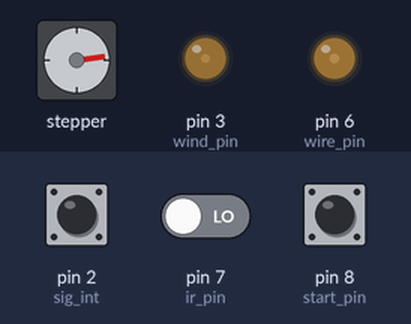
A sketch run on a simulated Arduino Uno, built with avr-gcc and run on an emulated ATmega328P. On the bench: stepper motor, output pins drawn as LEDs (lit = HIGH). The test bench sets the inputs (shaded band); at power-on: pin 2 (sig_int) HIGH, pin 7 (ir_pin) LOW, pin 8 (start_pin) HIGH. Stepper angles assume 200 steps per turn; what the sketch prints to the serial monitor is not drawn.

Above: at 13.1 s.
13.2 s: pin 2 (sig_int) pulled LOW for 0.15 s
At 14.26 s:
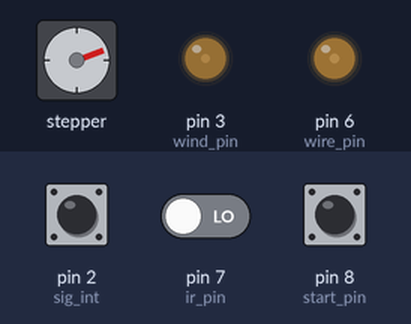
16.2 s: pin 2 (sig_int) pulled LOW for 1 s
At 16.65 s:
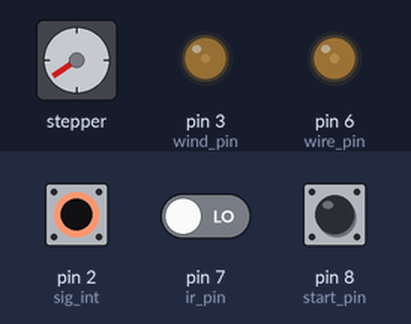
Timing chart, 0 to 25.2 s (numbered marks = the images above; inputs shaded):
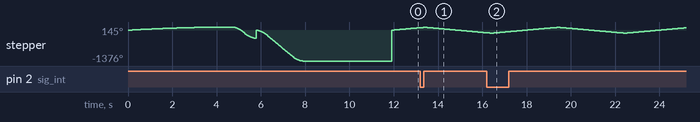

The sketch:

winder_code.ino
```cpp
//mandosoft pickup winder
#include <AccelStepper.h>

#define INTERFACE_TYPE 1

// Data pin connections
const int sig_int   = 2;
const int wind_pin  = 3;
const int dir_pin   = 4;
const int step_pin  = 5;
const int wire_pin  = 6;
const int ir_pin    = 7;
const int start_pin = 8;
    int turn_count  = 0;
    int sensor      = 1;
    int btn_state   = 0;

AccelStepper NemaStepper(INTERFACE_TYPE, step_pin, dir_pin);

void setup()
{
    Serial.begin(9600);
    pinMode(start_pin, INPUT);
    pinMode(wind_pin, OUTPUT);
    pinMode(wire_pin, OUTPUT);
    pinMode(sig_int, INPUT_PULLUP);

    attachInterrupt(digitalPinToInterrupt(sig_int), magnet_detect, RISING);


    while(btn_state != 1)
    {
      btn_state = digitalRead(start_pin);
      Serial.println(btn_state);
    }

    NemaStepper.moveTo(-200);
    NemaStepper.setMaxSpeed(500);
    NemaStepper.setAcceleration(1000);
    NemaStepper.setSpeed(400);
    NemaStepper.runToPosition();

    pinMode(ir_pin, INPUT);
    NemaStepper.moveTo(1500);

    while(sensor != 0)
    {
       NemaStepper.run();
       sensor = digitalRead(ir_pin);
    }

    NemaStepper.setCurrentPosition(0);
    NemaStepper.moveTo(-764);
    NemaStepper.runToPosition();

    NemaStepper.setCurrentPosition(0);
    NemaStepper.moveTo(70);
    NemaStepper.setMaxSpeed(50);
    NemaStepper.setAcceleration(200);
    NemaStepper.setSpeed(50);

    btn_state = 0;
    while(btn_state != 1)
    {
      btn_state = digitalRead(start_pin);
    }

    analogWrite(wind_pin, 35); //29
    analogWrite(wire_pin, 45 ); // 30
    delay(4000);

}

void loop()
{
    if (NemaStepper.distanceToGo() == 0)
        NemaStepper.moveTo(-NemaStepper.currentPosition());

    // Move the motor one step
    NemaStepper.run();

}

int magnet_detect()
{
    if (turn_count < 4000){
      turn_count++;
    }
    else {
      digitalWrite(wind_pin, LOW);
      digitalWrite(wire_pin, LOW);
      NemaStepper.stop();

      return 0;
    }
}
```
